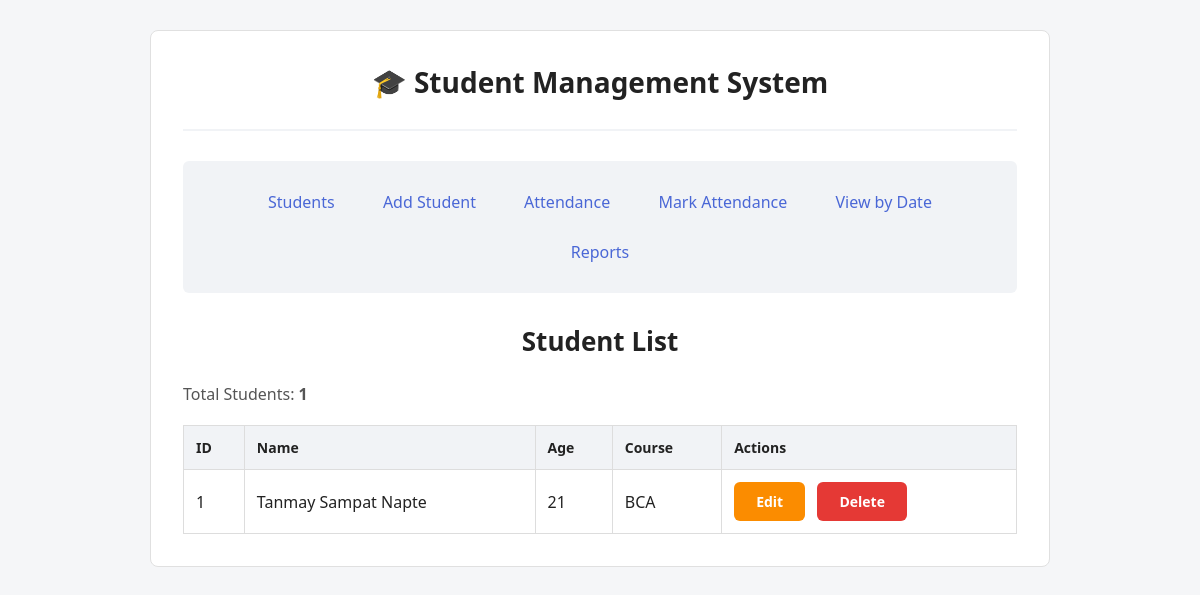
Before: / with the older database file.
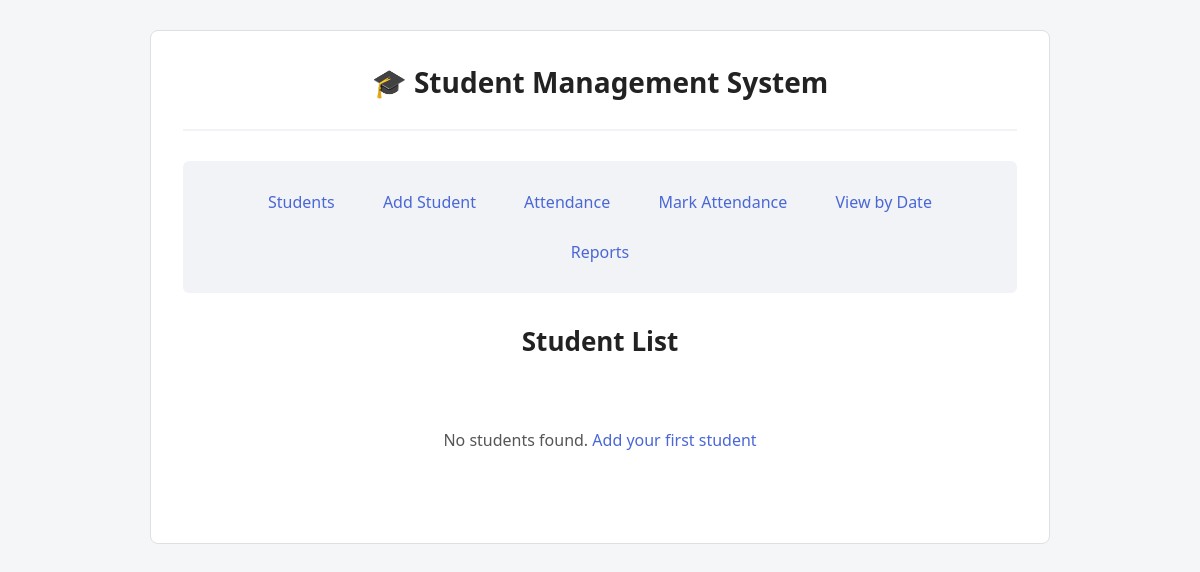
After: the same page with the newer database file.
### tables this page shows
CREATE TABLE students (
                id INTEGER PRIMARY KEY AUTOINCREMENT,
                name TEXT NOT NULL,
                age INTEGER NOT NULL,
                course TEXT NOT NULL
            );

### app.py (the view)
@app.route("/")
def show_student():
    try:
        with get_db() as con:
            students = con.execute("SELECT * FROM students ORDER BY name").fetchall()
        return render_template("index.html", students=students)
    except sqlite3.Error as e:
        flash(f"Database error: {e}", "error")
        return render_template("index.html", students=[])

### app.py (called while the page is built)
def get_db():
    con = sqlite3.connect("students1.db")
    con.row_factory = sqlite3.Row  # Access columns by name
    return con

### templates/index.html (shortened to what this page needs)
{% extends "base.html" %}
{% block content %}
<h2>Student List</h2>
{% if students %}
    <p style="text-align: left;">Total Students: <strong>{{ students|length }}</strong></p>
    <table>
        <thead>
            <tr>
                <th>ID</th>
                <th>Name</th>
                <th>Age</th>
                <th>Course</th>
                <th>Actions</th>
            </tr>
        </thead>
        <tbody>
            {% for student in students %}
            <tr>
                <td>{{ student.id }}</td>
                <td>{{ student.name }}</td>
                <td>{{ student.age }}</td>
                <td>{{ student.course }}</td>
                <td>
                    <a href="/edit/{{ student.id }}" class="btn btn-warning" style="margin-right: 8px;">Edit</a>
                    <a href="/delete/{{ student.id }}"
                       class="btn btn-danger"
                       onclick="return confirm('Are you sure you want to delete {{ student.name }}?')">
                        Delete
                    </a>
                </td>
            </tr>
            {% endfor %}
        </tbody>
    </table>
{% else %}
    <div class="empty-state">
        <p>No students found. <a href="/add">Add your first student</a></p>
    </div>
{% endif %}
{% endblock %}

Changed rows visible on the page:
removed students: id "1", name "Tanmay Sampat Napte", age "21", course "BCA"
Other visible differences:
{{ students|length }}: "1" → (not shown)
text no longer shown: "Total Students: ID Name Age Course Actions"
text now shown: "No students found. Add your first student"
